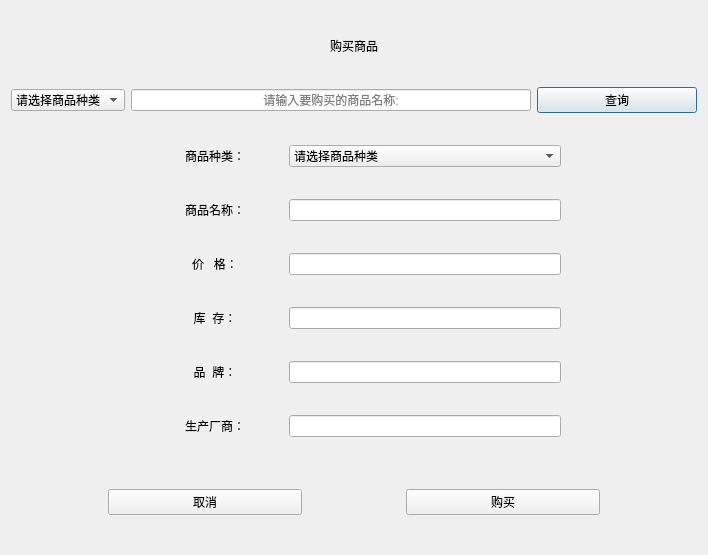
<?xml version="1.0" encoding="UTF-8"?>
<ui version="4.0">
 <class>buy_goods</class>
 <widget class="QDialog" name="buy_goods">
  <property name="geometry">
   <rect>
    <x>0</x>
    <y>0</y>
    <width>708</width>
    <height>555</height>
   </rect>
  </property>
  <property name="windowTitle">
   <string>Dialog</string>
  </property>
  <layout class="QVBoxLayout" name="verticalLayout">
   <item>
    <widget class="QLabel" name="label_3">
     <property name="sizePolicy">
      <sizepolicy hsizetype="Preferred" vsizetype="Fixed">
       <horstretch>0</horstretch>
       <verstretch>0</verstretch>
      </sizepolicy>
     </property>
     <property name="styleSheet">
      <string notr="true">font: 26pt &quot;宋体&quot;;</string>
     </property>
     <property name="text">
      <string>购买商品</string>
     </property>
     <property name="alignment">
      <set>Qt::AlignCenter</set>
     </property>
    </widget>
   </item>
   <item>
    <layout class="QHBoxLayout" name="horizontalLayout_8" stretch="0,5,2">
     <item>
      <widget class="QComboBox" name="cbb_kind">
       <property name="styleSheet">
        <string notr="true">font: 10pt &quot;宋体&quot;;</string>
       </property>
       <item>
        <property name="text">
         <string>请选择商品种类</string>
        </property>
       </item>
       <item>
        <property name="text">
         <string>食品</string>
        </property>
       </item>
       <item>
        <property name="text">
         <string>饮料</string>
        </property>
       </item>
       <item>
        <property name="text">
         <string>日用品</string>
        </property>
       </item>
       <item>
        <property name="text">
         <string>化妆品</string>
        </property>
       </item>
      </widget>
     </item>
     <item>
      <widget class="QLineEdit" name="le_cnt">
       <property name="styleSheet">
        <string notr="true">font: 10pt &quot;宋体&quot;;</string>
       </property>
       <property name="alignment">
        <set>Qt::AlignCenter</set>
       </property>
       <property name="placeholderText">
        <string>请输入要购买的商品名称:</string>
       </property>
      </widget>
     </item>
     <item>
      <widget class="QPushButton" name="btn_query">
       <property name="text">
        <string>查询</string>
       </property>
      </widget>
     </item>
    </layout>
   </item>
   <item>
    <layout class="QHBoxLayout" name="horizontalLayout_2" stretch="1,1,2,1">
     <item>
      <spacer name="horizontalSpacer_2">
       <property name="orientation">
        <enum>Qt::Horizontal</enum>
       </property>
       <property name="sizeHint" stdset="0">
        <size>
         <width>40</width>
         <height>20</height>
        </size>
       </property>
      </spacer>
     </item>
     <item>
      <widget class="QLabel" name="label_4">
       <property name="styleSheet">
        <string notr="true">font: 10pt &quot;宋体&quot;;</string>
       </property>
       <property name="text">
        <string>商品种类：</string>
       </property>
       <property name="alignment">
        <set>Qt::AlignCenter</set>
       </property>
      </widget>
     </item>
     <item>
      <widget class="QComboBox" name="cbb_kind_2">
       <property name="styleSheet">
        <string notr="true">font: 10pt &quot;宋体&quot;;</string>
       </property>
       <property name="editable">
        <bool>false</bool>
       </property>
       <property name="sizeAdjustPolicy">
        <enum>QComboBox::AdjustToContentsOnFirstShow</enum>
       </property>
       <item>
        <property name="text">
         <string>请选择商品种类</string>
        </property>
       </item>
       <item>
        <property name="text">
         <string>食品</string>
        </property>
       </item>
       <item>
        <property name="text">
         <string>饮料</string>
        </property>
       </item>
       <item>
        <property name="text">
         <string>日用品</string>
        </property>
       </item>
       <item>
        <property name="text">
         <string>化妆品</string>
        </property>
       </item>
      </widget>
     </item>
     <item>
      <spacer name="horizontalSpacer">
       <property name="orientation">
        <enum>Qt::Horizontal</enum>
       </property>
       <property name="sizeHint" stdset="0">
        <size>
         <width>40</width>
         <height>20</height>
        </size>
       </property>
      </spacer>
     </item>
    </layout>
   </item>
   <item>
    <layout class="QHBoxLayout" name="horizontalLayout_3" stretch="1,1,2,1">
     <item>
      <spacer name="horizontalSpacer_3">
       <property name="orientation">
        <enum>Qt::Horizontal</enum>
       </property>
       <property name="sizeHint" stdset="0">
        <size>
         <width>40</width>
         <height>20</height>
        </size>
       </property>
      </spacer>
     </item>
     <item>
      <widget class="QLabel" name="label">
       <property name="styleSheet">
        <string notr="true">font: 10pt &quot;宋体&quot;;</string>
       </property>
       <property name="text">
        <string>商品名称：</string>
       </property>
       <property name="alignment">
        <set>Qt::AlignCenter</set>
       </property>
      </widget>
     </item>
     <item>
      <widget class="QLineEdit" name="le_name">
       <property name="styleSheet">
        <string notr="true">font: 10pt &quot;宋体&quot;;</string>
       </property>
       <property name="alignment">
        <set>Qt::AlignCenter</set>
       </property>
       <property name="readOnly">
        <bool>true</bool>
       </property>
      </widget>
     </item>
     <item>
      <spacer name="horizontalSpacer_4">
       <property name="orientation">
        <enum>Qt::Horizontal</enum>
       </property>
       <property name="sizeHint" stdset="0">
        <size>
         <width>40</width>
         <height>20</height>
        </size>
       </property>
      </spacer>
     </item>
    </layout>
   </item>
   <item>
    <layout class="QHBoxLayout" name="horizontalLayout_4" stretch="1,1,2,1">
     <item>
      <spacer name="horizontalSpacer_5">
       <property name="orientation">
        <enum>Qt::Horizontal</enum>
       </property>
       <property name="sizeHint" stdset="0">
        <size>
         <width>40</width>
         <height>20</height>
        </size>
       </property>
      </spacer>
     </item>
     <item>
      <widget class="QLabel" name="label_5">
       <property name="styleSheet">
        <string notr="true">font: 10pt &quot;宋体&quot;;</string>
       </property>
       <property name="text">
        <string>价   格：</string>
       </property>
       <property name="alignment">
        <set>Qt::AlignCenter</set>
       </property>
      </widget>
     </item>
     <item>
      <widget class="QLineEdit" name="le_price">
       <property name="styleSheet">
        <string notr="true">font: 10pt &quot;宋体&quot;;</string>
       </property>
       <property name="alignment">
        <set>Qt::AlignCenter</set>
       </property>
       <property name="readOnly">
        <bool>true</bool>
       </property>
      </widget>
     </item>
     <item>
      <spacer name="horizontalSpacer_6">
       <property name="orientation">
        <enum>Qt::Horizontal</enum>
       </property>
       <property name="sizeHint" stdset="0">
        <size>
         <width>40</width>
         <height>20</height>
        </size>
       </property>
      </spacer>
     </item>
    </layout>
   </item>
   <item>
    <layout class="QHBoxLayout" name="horizontalLayout_5" stretch="1,1,2,1">
     <item>
      <spacer name="horizontalSpacer_7">
       <property name="orientation">
        <enum>Qt::Horizontal</enum>
       </property>
       <property name="sizeHint" stdset="0">
        <size>
         <width>40</width>
         <height>20</height>
        </size>
       </property>
      </spacer>
     </item>
     <item>
      <widget class="QLabel" name="label_6">
       <property name="styleSheet">
        <string notr="true">font: 10pt &quot;宋体&quot;;</string>
       </property>
       <property name="text">
        <string>库  存：</string>
       </property>
       <property name="alignment">
        <set>Qt::AlignCenter</set>
       </property>
      </widget>
     </item>
     <item>
      <widget class="QLineEdit" name="le_store">
       <property name="styleSheet">
        <string notr="true">font: 10pt &quot;宋体&quot;;</string>
       </property>
       <property name="alignment">
        <set>Qt::AlignCenter</set>
       </property>
       <property name="readOnly">
        <bool>true</bool>
       </property>
      </widget>
     </item>
     <item>
      <spacer name="horizontalSpacer_8">
       <property name="orientation">
        <enum>Qt::Horizontal</enum>
       </property>
       <property name="sizeHint" stdset="0">
        <size>
         <width>40</width>
         <height>20</height>
        </size>
       </property>
      </spacer>
     </item>
    </layout>
   </item>
   <item>
    <layout class="QHBoxLayout" name="horizontalLayout_6" stretch="1,1,2,1">
     <item>
      <spacer name="horizontalSpacer_9">
       <property name="orientation">
        <enum>Qt::Horizontal</enum>
       </property>
       <property name="sizeHint" stdset="0">
        <size>
         <width>40</width>
         <height>20</height>
        </size>
       </property>
      </spacer>
     </item>
     <item>
      <widget class="QLabel" name="label_7">
       <property name="styleSheet">
        <string notr="true">font: 10pt &quot;宋体&quot;;</string>
       </property>
       <property name="text">
        <string>品  牌：</string>
       </property>
       <property name="alignment">
        <set>Qt::AlignCenter</set>
       </property>
      </widget>
     </item>
     <item>
      <widget class="QLineEdit" name="le_logo">
       <property name="styleSheet">
        <string notr="true">font: 10pt &quot;宋体&quot;;</string>
       </property>
       <property name="alignment">
        <set>Qt::AlignCenter</set>
       </property>
       <property name="readOnly">
        <bool>true</bool>
       </property>
      </widget>
     </item>
     <item>
      <spacer name="horizontalSpacer_10">
       <property name="orientation">
        <enum>Qt::Horizontal</enum>
       </property>
       <property name="sizeHint" stdset="0">
        <size>
         <width>40</width>
         <height>20</height>
        </size>
       </property>
      </spacer>
     </item>
    </layout>
   </item>
   <item>
    <layout class="QHBoxLayout" name="horizontalLayout_7" stretch="1,1,2,1">
     <item>
      <spacer name="horizontalSpacer_11">
       <property name="orientation">
        <enum>Qt::Horizontal</enum>
       </property>
       <property name="sizeHint" stdset="0">
        <size>
         <width>40</width>
         <height>20</height>
        </size>
       </property>
      </spacer>
     </item>
     <item>
      <widget class="QLabel" name="label_8">
       <property name="styleSheet">
        <string notr="true">font: 10pt &quot;宋体&quot;;</string>
       </property>
       <property name="text">
        <string>生产厂商：</string>
       </property>
       <property name="alignment">
        <set>Qt::AlignCenter</set>
       </property>
      </widget>
     </item>
     <item>
      <widget class="QLineEdit" name="le_maker">
       <property name="styleSheet">
        <string notr="true">font: 10pt &quot;宋体&quot;;</string>
       </property>
       <property name="alignment">
        <set>Qt::AlignCenter</set>
       </property>
       <property name="readOnly">
        <bool>true</bool>
       </property>
      </widget>
     </item>
     <item>
      <spacer name="horizontalSpacer_12">
       <property name="orientation">
        <enum>Qt::Horizontal</enum>
       </property>
       <property name="sizeHint" stdset="0">
        <size>
         <width>40</width>
         <height>20</height>
        </size>
       </property>
      </spacer>
     </item>
    </layout>
   </item>
   <item>
    <spacer name="horizontalSpacer_14">
     <property name="orientation">
      <enum>Qt::Horizontal</enum>
     </property>
     <property name="sizeHint" stdset="0">
      <size>
       <width>40</width>
       <height>20</height>
      </size>
     </property>
    </spacer>
   </item>
   <item>
    <layout class="QHBoxLayout" name="horizontalLayout" stretch="1,2,1,2,1">
     <item>
      <spacer name="horizontalSpacer_15">
       <property name="orientation">
        <enum>Qt::Horizontal</enum>
       </property>
       <property name="sizeHint" stdset="0">
        <size>
         <width>40</width>
         <height>20</height>
        </size>
       </property>
      </spacer>
     </item>
     <item>
      <widget class="QPushButton" name="btn_cancel">
       <property name="text">
        <string>取消</string>
       </property>
      </widget>
     </item>
     <item>
      <spacer name="horizontalSpacer_13">
       <property name="orientation">
        <enum>Qt::Horizontal</enum>
       </property>
       <property name="sizeHint" stdset="0">
        <size>
         <width>40</width>
         <height>20</height>
        </size>
       </property>
      </spacer>
     </item>
     <item>
      <widget class="QPushButton" name="btn_buy">
       <property name="text">
        <string>购买</string>
       </property>
      </widget>
     </item>
     <item>
      <spacer name="horizontalSpacer_16">
       <property name="orientation">
        <enum>Qt::Horizontal</enum>
       </property>
       <property name="sizeHint" stdset="0">
        <size>
         <width>40</width>
         <height>20</height>
        </size>
       </property>
      </spacer>
     </item>
    </layout>
   </item>
  </layout>
  <zorder>cbb_kind</zorder>
  <zorder>le_cnt</zorder>
  <zorder>label_3</zorder>
  <zorder>cbb_kind</zorder>
  <zorder>btn_query</zorder>
  <zorder>layoutWidget</zorder>
  <zorder>label_4</zorder>
  <zorder>layoutWidget_2</zorder>
  <zorder>label</zorder>
  <zorder>le_name</zorder>
  <zorder>layoutWidget_3</zorder>
  <zorder>layoutWidget_4</zorder>
  <zorder>layoutWidget_5</zorder>
  <zorder>layoutWidget_6</zorder>
  <zorder>btn_cancel</zorder>
  <zorder>btn_buy</zorder>
  <zorder>horizontalSpacer_14</zorder>
 </widget>
 <resources/>
 <connections/>
</ui>
